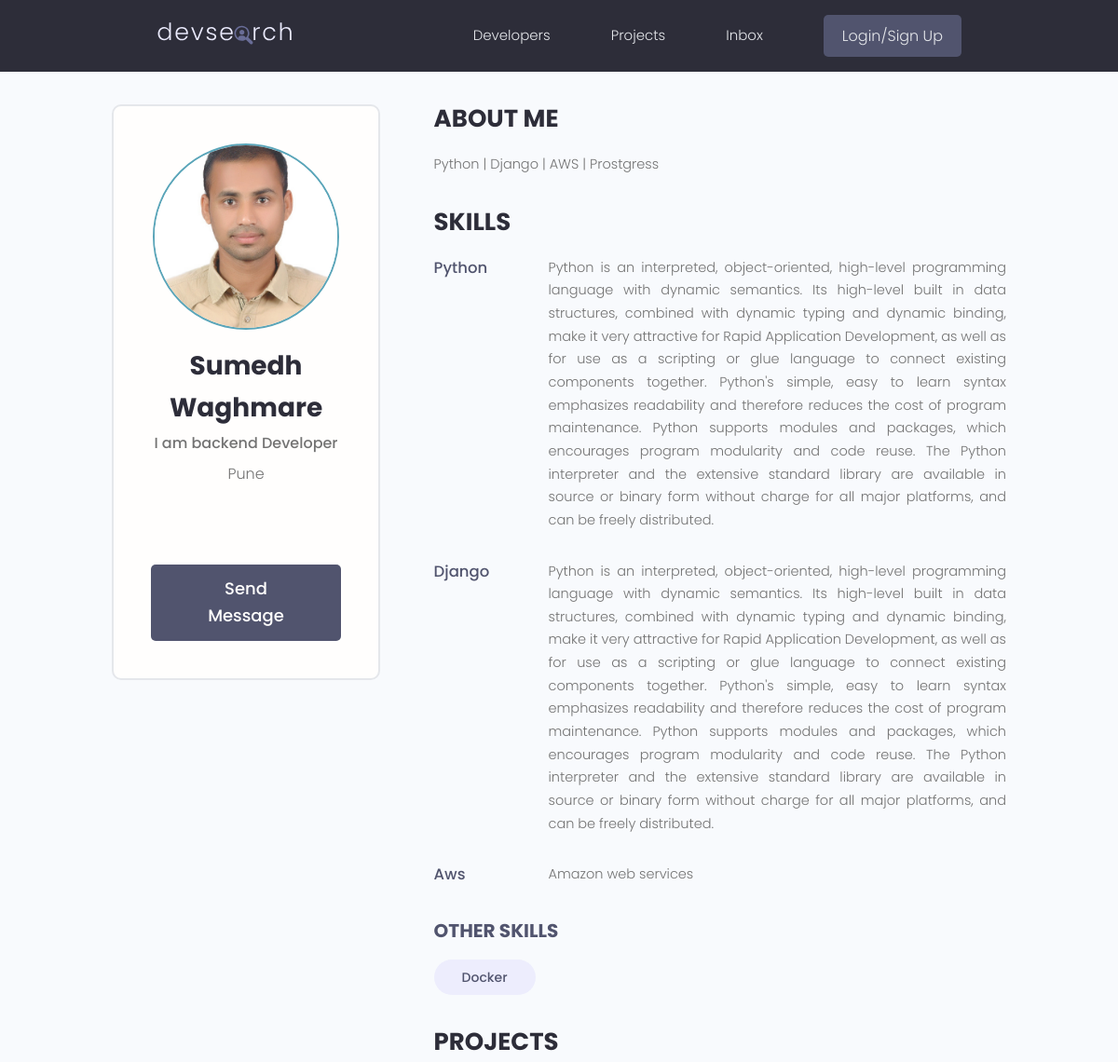
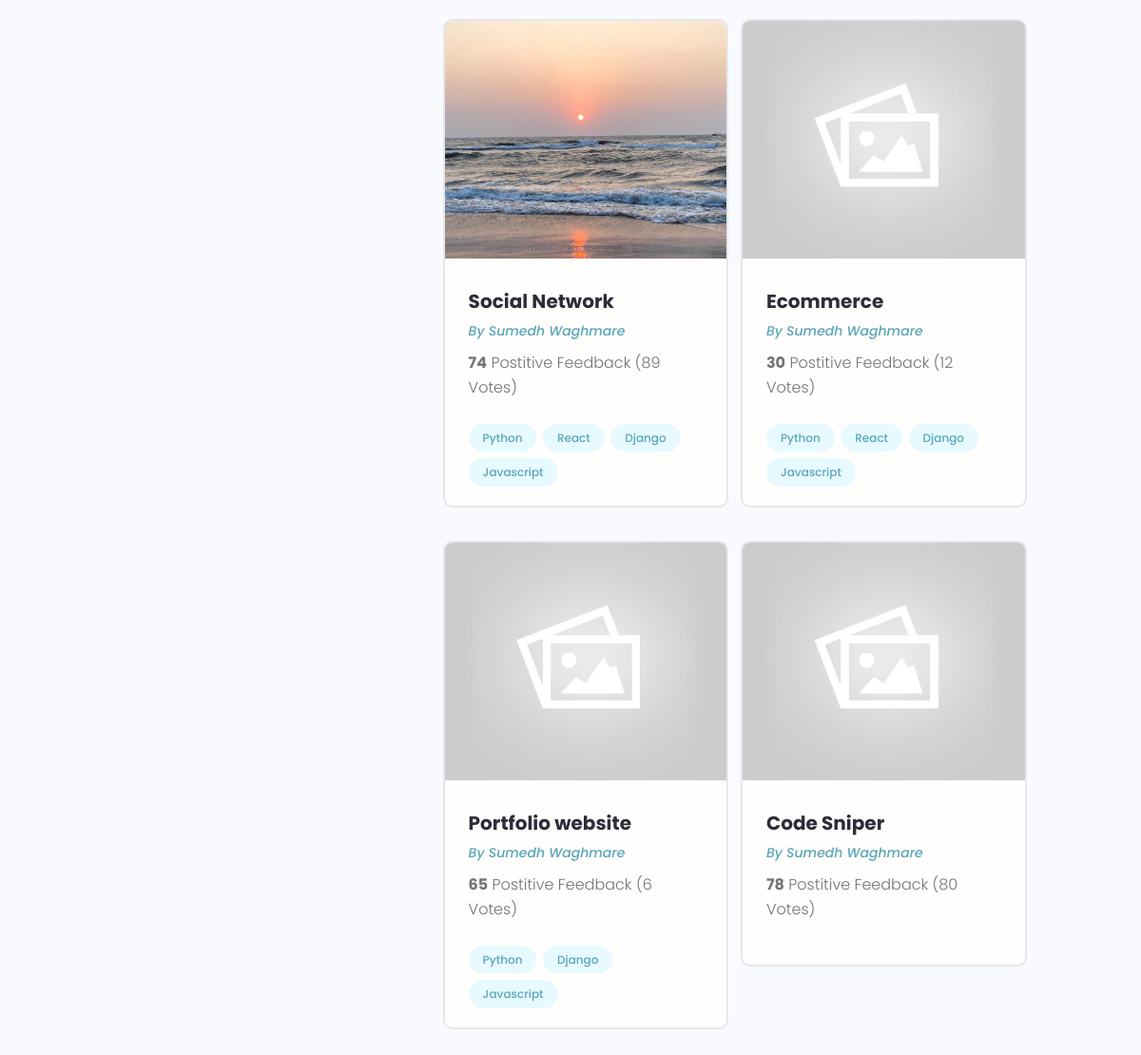
Before: /profile/10fd9015-c43a-4179-a6f8-d1db27ad4e0f with the older database file (2 pictures, top to bottom).
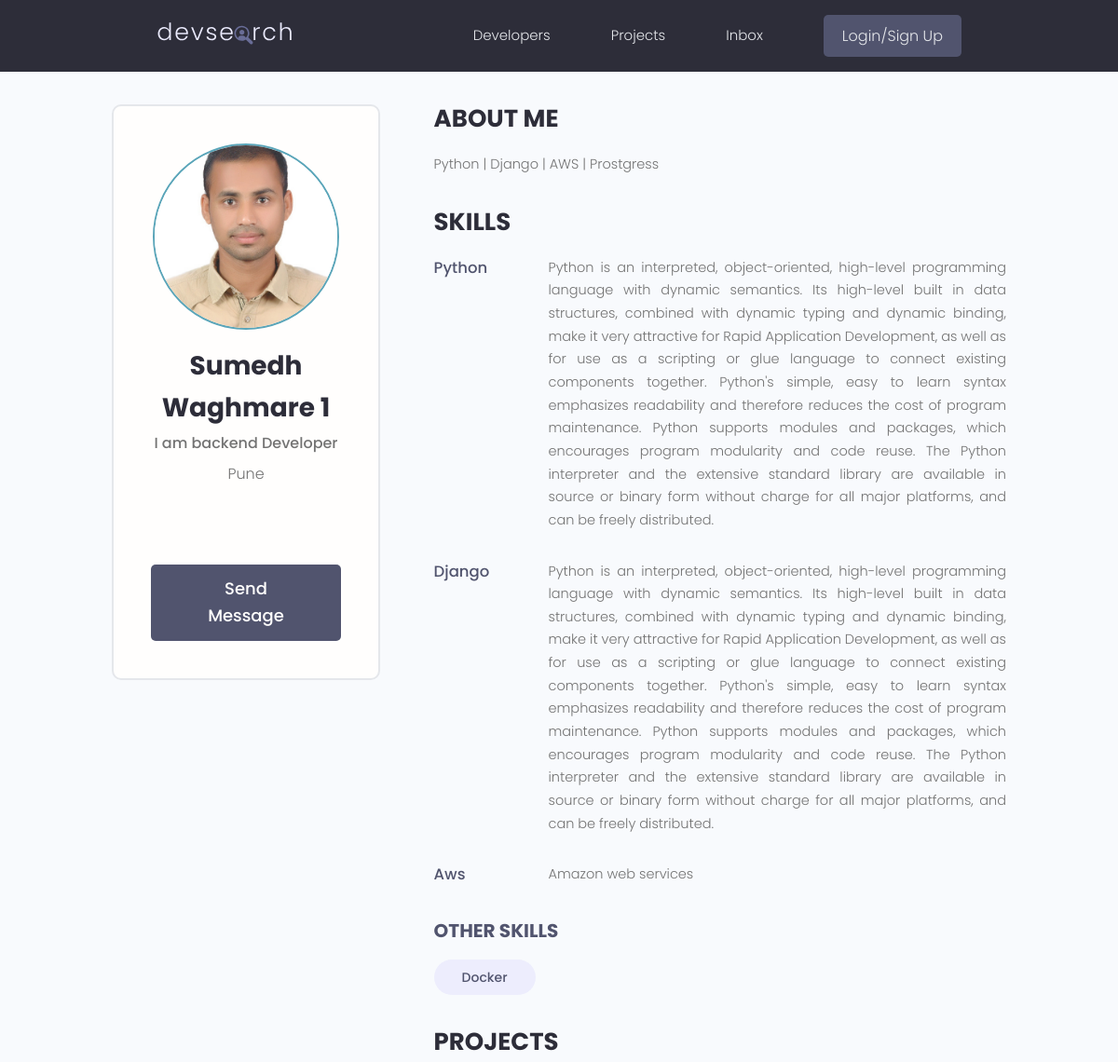
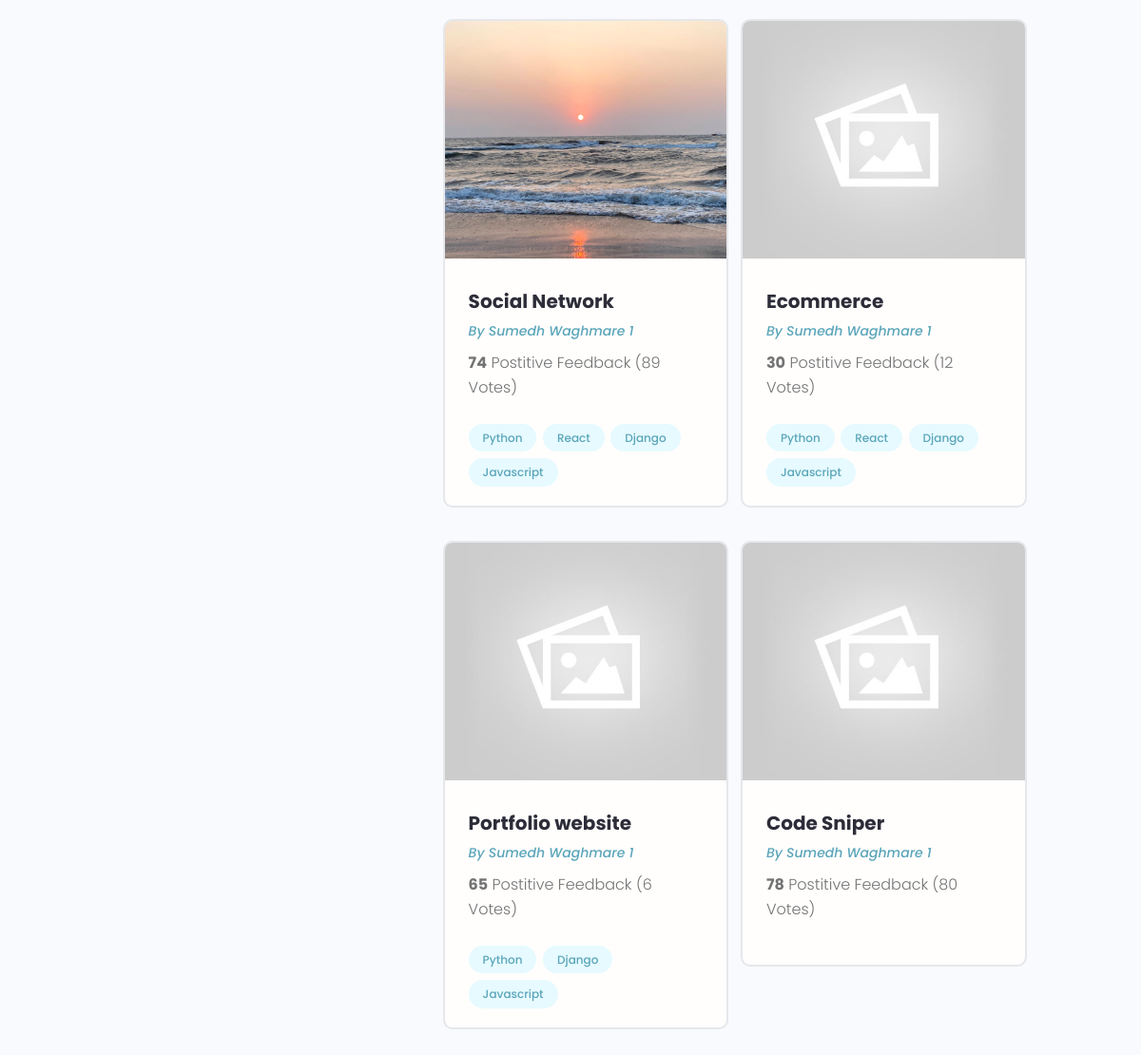
After: the same page with the newer database file (2 pictures, top to bottom).
### users/models.py (models this page shows, shortened)
class Profile(models.Model):
    user = models.OneToOneField(User, on_delete=models.CASCADE, blank=True, null=True)
    name = models.CharField(max_length=200, null=True, blank=True)
    email = models.EmailField(max_length=500, null=True, blank=True)
    username = models.CharField(max_length=200, null=True, blank=True)
    location = models.CharField(max_length=200, null=True, blank=True)
    short_intro = models.CharField(max_length=1000, null=True, blank=True)
    bio = models.TextField(null=True, blank=True)
    profile_image = models.ImageField(null=True, blank=True,
        upload_to = 'profiles/', default='profiles/user-default.png')
    social_github = models.CharField(max_length=200, null=True, blank=True)
    social_twitter = models.CharField(max_length=200, null=True, blank=True)
    social_linkedin = models.CharField(max_length=200, null=True, blank=True)
    social_youtube = models.CharField(max_length=200, null=True, blank=True)
    social_website = models.CharField(max_length=200, null=True, blank=True)
    created = models.DateField(auto_now_add=True)
    id = models.UUIDField(default=uuid.uuid4,unique=True,primary_key=True,editable=False)

### projects/models.py (models this page shows)
class Project(models.Model):
    owner = models.ForeignKey(
        Profile, null=True, blank=True, on_delete=models.SET_NULL)
    title = models.CharField(max_length=200)
    description = models.TextField(null=True,blank=True)
    featured_image = models.ImageField(null=True, blank=True, default="default.jpg")
    demo_link = models.CharField(max_length=2000,null=True,blank=True)
    source_link = models.CharField(max_length=2000,null=True,blank=True)
    tags = models.ManyToManyField('Tag', blank=True)
    vote_total = models.IntegerField(default=0,null=True, blank=True)
    vote_ratio = models.IntegerField(default=0,null=True, blank=True)
    created = models.DateField(auto_now_add=True)
    id = models.UUIDField(default=uuid.uuid4,unique=True,primary_key=True,editable=False)
    def __str__(self):
        return self.title

### users/views.py (the view)
# urls.py: path('profile/<str:pk>', views.userProfile, name='user-profile'),
def userProfile(request,pk):
    profile = Profile.objects.get(id=pk)
    topSkills = profile.skill_set.exclude(description__exact="")
    otherSkills = profile.skill_set.filter(description="")
    context = {'profile':profile, 'topSkills': topSkills, 'otherSkills': otherSkills}
    return render(request, 'users/user-profile.html', context)

### projects/models.py (called while the page is built)
    def __str__(self):
        return self.name

### users/models.py (called while the page is built)
    def __str__(self) -> str:
        return str(self.name)

### users/templates/users/user-profile.html (shortened to what this page needs)
{% extends 'main.html' %}
{% block content %}
  <main class="profile my-md">
    <div class="container">
      <div class="layout">
        <div class="column column--1of3">
          <div class="card text-center">
            <div class="card__body dev">
              <img class="avatar avatar--xl" src="{{ profile.profile_image.url }}" />
              <h2 class="dev__name">{{profile.name}}</h2>
              <p class="dev__title">{{ profile.short_intro }}</p>
              <p class="dev__location">{{ profile.location }}</p>
              <ul class="dev__social">
              </ul>
              <a href="#" class="btn btn--sub btn--lg">Send Message </a>
            </div>
          </div>
        </div>
        <div class="column column--2of3">
          <div class="devInfo">
            <h3 class="devInfo__title">About Me</h3>
            <p class="devInfo__about">
                {{profile.bio}}
            </p>
          </div>
          <div class="devInfo">
            <h3 class="devInfo__title">Skills</h3>
            <div class="devInfo__skills">
              {% for topskill in topSkills %}
              <div class="devSkill">
                <h4 class="devSkill__title">{{topskill.name}}</h4>
                <p class="devSkill__info">
                    {{topskill.description}}
                </p>
              </div>
              {% endfor %}
              <h3 class="devInfo__subtitle">Other Skills</h3>
              <div class="devInfo__otherSkills">
                {% for otherSkill in otherSkills %}
                <span class="tag tag--pill tag--sub tag--lg">
                  <small>{{otherSkill}}</small>
                </span>
                {% endfor %}
              </div>
            </div>
          </div>
          <div class="devInfo">
            <h3 class="devInfo__title">Projects</h3>
            <div class="grid grid--two">
              {% for project in profile.project_set.all %}
              <div class="column">
                <div class="card project">
                  <a href="{% url 'project' project.id %}" class="project">
                    <img class="project__thumbnail" src="{{ project.featured_image.url }}" alt="project thumbnail" />
                    <div class="card__body">
                      <h3 class="project__title">{{project}}</h3>
                      <p><a class="project__author" href="{% url 'user-profile' project.owner.id %}">By {{project.owner.name}}</a></p>
                      <p class="project--rating">
                        <span style="font-weight: bold;">{{project.vote_ratio}}</span> Postitive
                        Feedback ({{project.vote_total}} Vote{{project.vote_total|pluralize:"s"}})
                      </p>
                      <div class="project__tags">
                        {% for tag in project.tags.all %}
                        <span class="tag tag--pill tag--main">
                          <small>{{tag}}</small>
                        </span>
                        {% endfor %}
                      </div>
                    </div>
                  </a>
                </div>
              </div>
              {% endfor %}
            </div>
          </div>
        </div>
      </div>
    </div>
  </main>
{% endblock content %}

Changed rows visible on the page:
changed Profile "I am backend Developer": name "Sumedh Waghmare" → "Sumedh Waghmare 1"
changed through a linked row, Project "Social Network": owner.name "Sumedh Waghmare" → "Sumedh Waghmare 1"
changed through a linked row, Project "Ecommerce": owner.name "Sumedh Waghmare" → "Sumedh Waghmare 1"
changed through a linked row, Project "Portfolio website": owner.name "Sumedh Waghmare" → "Sumedh Waghmare 1"
changed through a linked row, Project "Code Sniper": owner.name "Sumedh Waghmare" → "Sumedh Waghmare 1"
